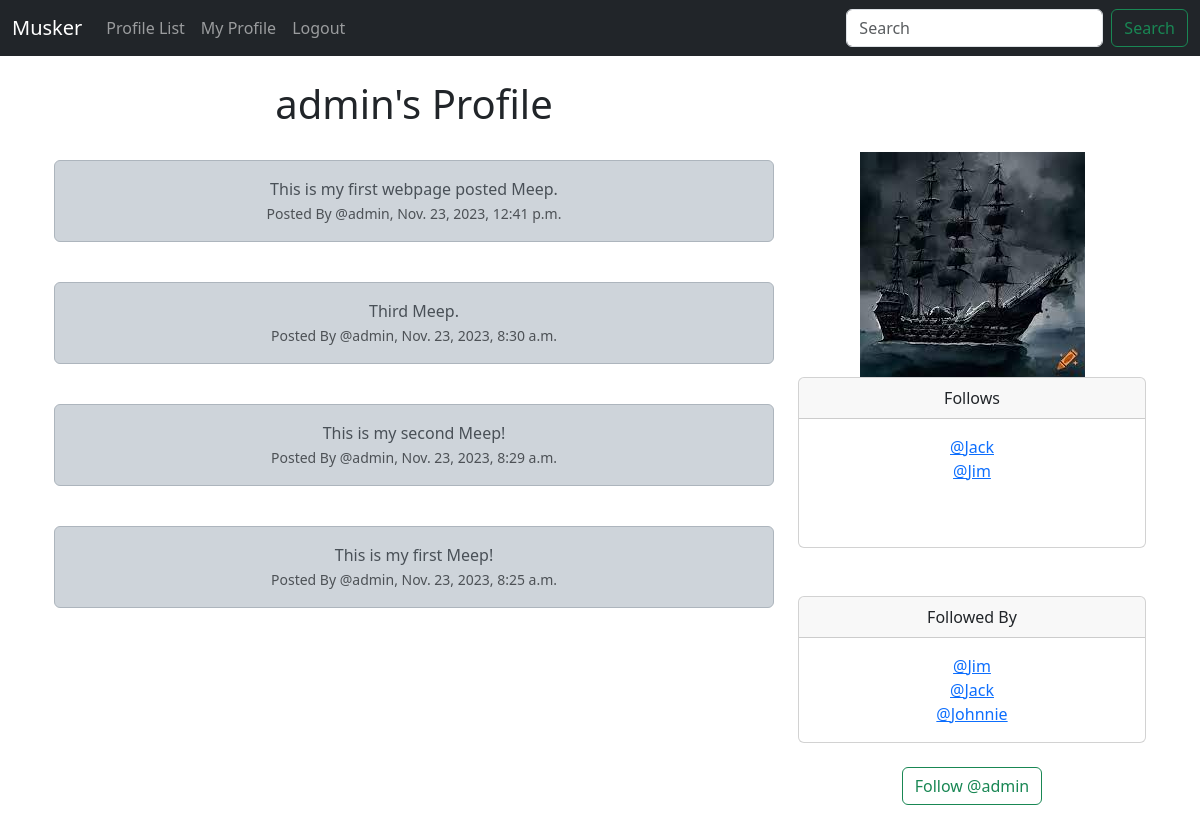
The page /profile/1 (signed in) on the database its author committed.
### musker/models.py (models this page shows, shortened)
class Profile(models.Model):
    user = models.OneToOneField(User, on_delete=models.CASCADE)
    follows = models.ManyToManyField('self', related_name='followed_by', symmetrical=False, blank=True)
    date_modified = models.DateTimeField(User, auto_now=True)
    profile_image = models.ImageField(null=True, blank=True, upload_to='images/')
    def __str__(self):
        return self.user.username

class Meep(models.Model):
    user = models.ForeignKey(User, related_name='meeps', on_delete=models.DO_NOTHING)
    body = models.CharField(max_length=200)
    created_at = models.DateTimeField(auto_now_add=True)

### musker/views.py (the view, shortened to what this page needs)
# urls.py: path('profile/<int:pk>', views.profile, name='profile'),
def profile(request, pk):
	if request.user.is_authenticated:
		profile = Profile.objects.get(user_id=pk)
		meeps = Meep.objects.filter(user_id=pk).order_by("-created_at")
		return render(request, "profile.html", {"profile":profile, "meeps":meeps})
	else:
		messages.success(request, ("You Must Be Logged In To View This Page..."))
		return redirect('home')

### musker/templates/profile.html (shortened to what this page needs)
{% extends 'base.html' %}
{% block content %}
    {% if profile %}
        <div class="container text-center">
            <div class="row">
                <div class="col-8">
                    <h1>{{ profile.user.username }}'s Profile</h1><br/>
                    {% if meeps %}
                        {% for meep in meeps %}
                            <div class="alert alert-dark" role="alert">
                                {{ meep.body }}
                                <br/>
                                <small class="text-muted">Posted By @{{ meep.user.username }}, {{ meep.created_at }}</small>
                            </div><br/>
                        {% endfor %}
                    {% endif %}
                </div>
                <div class="col-4">
                    <br/><br/><br/>
                    {% if profile.profile_image %}
                        <img src="{{ profile.profile_image.url }}">
                    {% endif %}
                    <div class="card">
                        <div class="card-header">Follows</div>
                        <div class="card-body">
                          <p class="card-text">
                            {% for following in profile.follows.all %}
                            <a href="{% url 'profile' following.user.id %}">@{{ following }}</a><br/>
                            {% endfor %}
                            <br/><br/>
                          </p>
                        </div>
                    </div>
                    <br/><br/>
                    <div class="card">
                        <div class="card-header">
                          Followed By
                        </div>
                        <div class="card-body">
                          <p class="card-text">
                            {% for following in profile.followed_by.all %}
                            <a href="{% url 'profile' following.user.id %}">@{{ following }}</a><br/>
                            {% endfor %}
                          </p>
                        </div>
                    </div>
                    <br/>
                    <form method=POST>
                        {% if profile in user.profile.follows.all %}
                            <button class="btn btn-outline-danger" name="follow" value="unfollow" type="submit">
                                Unfollow @{{ profile.user.username | lower}}
                            </button>
                        {% else %}
                            <button class="btn btn-outline-success" name="follow" value="follow" type="submit">
                                Follow @{{ profile.user.username | lower }}
                            </button>
                        {% endif %}
                    </form>
                    <br/>
                </div>
            </div>
        </div>
    {% endif %}
{% endblock %}

### rows shown on the page
Profile: user.username "admin", profile_image (picture)
Meep: body "This is my first webpage posted Meep.", user.username "admin", created_at "Nov. 23, 2023, 12:41 p.m."
Meep: body "Third Meep.", user.username "admin", created_at "Nov. 23, 2023, 8:30 a.m."
Meep: body "This is my second Meep!", user.username "admin", created_at "Nov. 23, 2023, 8:29 a.m."
Meep: body "This is my first Meep!", user.username "admin", created_at "Nov. 23, 2023, 8:25 a.m."
Profile: user.username "Jack"
Profile: user.username "Jim"
Profile: user.username "Johnnie"
